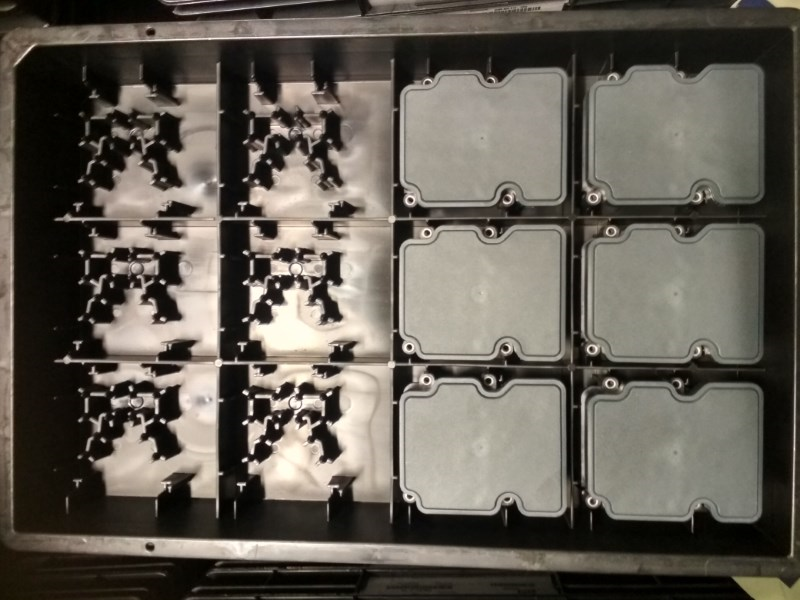
#> input picture photo_ABS/New folder/Full.png, 800 x 600 px; its folder holds 4 pictures in this run
$ python recogn_ABS_color.py   (older library calls are emulated)
#> lines starting #> are read from the running program, lines starting #| are printed output that depends on the picture; after the words box and inside, x2 and y2 are one past the last pixel; in counts of white or black regions, pixels touching at a corner belong together
import numpy as np
import cv2
import matplotlib.pyplot as plt
import os

def auto_canny(image, sigma=0.33):
	# compute the median of the single channel pixel intensities
	v = np.median(image)

	# apply automatic Canny edge detection using the computed median
	lower = int(max(0, (1.0 - sigma) * v))
	upper = int(min(255, (1.0 + sigma) * v))
	edged = cv2.Canny(image, lower, upper)
	return edged


def nothing(*arg):
        pass

files = [file for file in os.listdir() if file.endswith(".png")]
print(files)
img = cv2.imread(files[1],1)
#> img is the input picture: shape (600, 800, 3); mean B, G, R 84.3, 93.3, 98.8
cv2.namedWindow( "settings" ) # создаем окно настроек


# создаем 6 бегунков для настройки начального и конечного цвета фильтра
cv2.createTrackbar('h1', 'settings', 0, 255, nothing)
cv2.createTrackbar('s1', 'settings', 0, 255, nothing)
cv2.createTrackbar('v1', 'settings', 166, 255, nothing)
cv2.createTrackbar('h2', 'settings', 86, 255, nothing)
cv2.createTrackbar('s2', 'settings', 33, 255, nothing)
cv2.createTrackbar('v2', 'settings', 251, 255, nothing)


while True:

    hsv = cv2.cvtColor(img, cv2.COLOR_BGR2HSV )
#> hsv: shape (600, 800, 3); mean H, S, V 20.8, 65.5, 98.9

    # считываем значения бегунков
    h1 = cv2.getTrackbarPos('h1', 'settings')
    s1 = cv2.getTrackbarPos('s1', 'settings')
    v1 = cv2.getTrackbarPos('v1', 'settings')
    h2 = cv2.getTrackbarPos('h2', 'settings')
    s2 = cv2.getTrackbarPos('s2', 'settings')
    v2 = cv2.getTrackbarPos('v2', 'settings')

    # формируем начальный и конечный цвет фильтра
    h_min = np.array((h1, s1, v1), np.uint8)
    h_max = np.array((h2, s2, v2), np.uint8)

    # накладываем фильтр на кадр в модели HSV
    thresh = cv2.inRange(hsv, h_min, h_max)
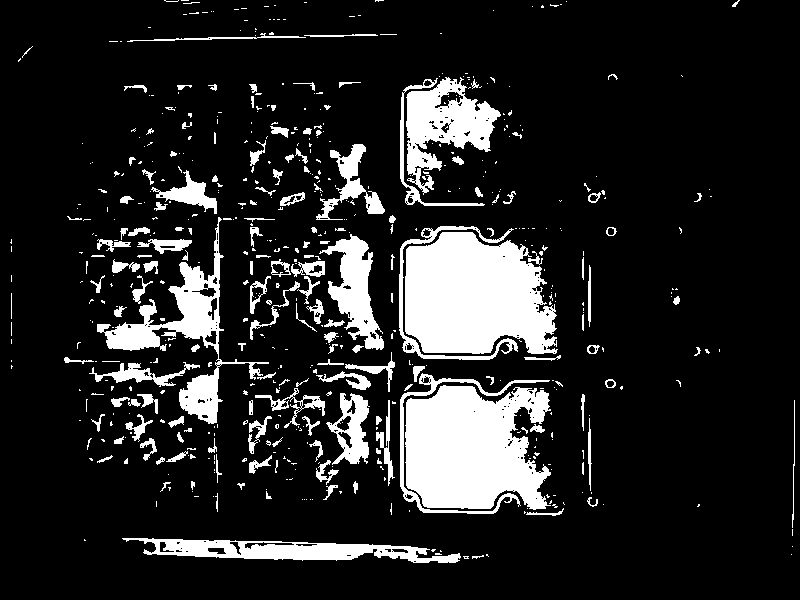
#> thresh: shape (600, 800); 14.6% white; 585 white regions (426 under 20 px), largest, box (x1, y1, x2, y2) and area: (405, 232, 558, 354) 14603, (405, 385, 551, 510) 14085, (97, 217, 269, 424) 6175

    result = cv2.bitwise_and(img, img, mask=thresh)
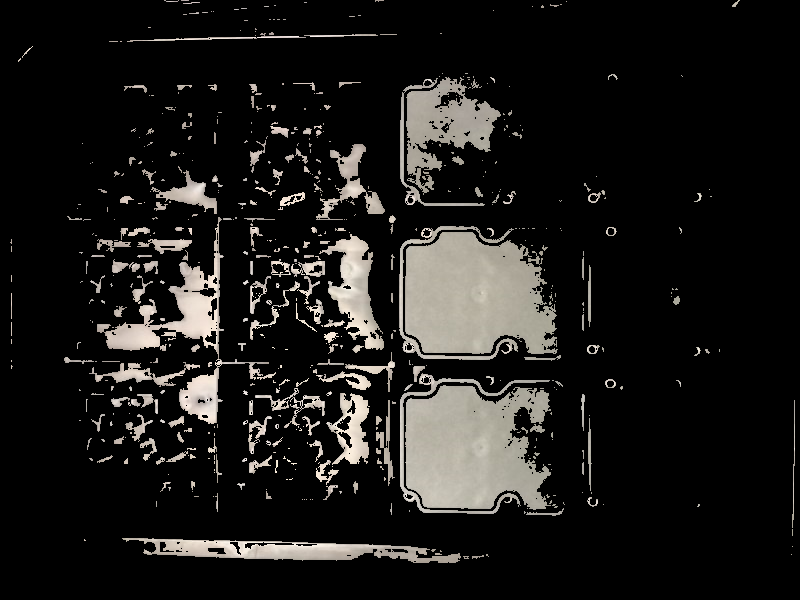
#> result: shape (600, 800, 3); mean B, G, R 25.2, 26.9, 28

    blurred = cv2.GaussianBlur(result, (3, 3), 0)
    auto = auto_canny(blurred)
#> in auto_canny, `v = np.median(image)`: v = 0
#> in auto_canny, `edged = cv2.Canny(image, lower, upper)`:
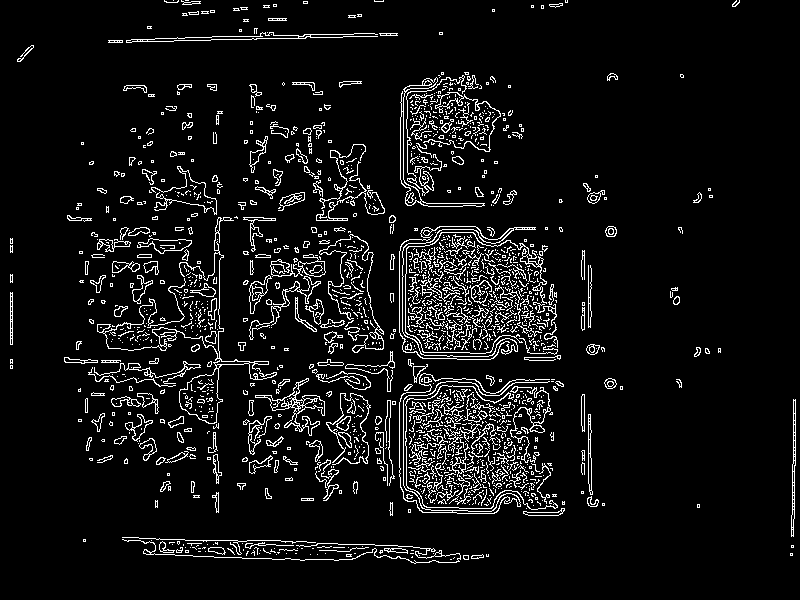
#> edged: shape (600, 800); 6.9% white in thin lines or dots

    ret,cnts, _ = cv2.findContours(auto, cv2.RETR_EXTERNAL, cv2.CHAIN_APPROX_SIMPLE)
#> cnts = 1648 contours, 1475 with area under 20; largest, box (x1, y1, x2, y2) and area: (97, 217, 277, 424) 2074, (255, 378, 325, 436) 850, (400, 77, 485, 207) 792, (126, 32, 378, 43) 531, (270, 254, 326, 277) 428
    for cnt in cnts:
    	if cv2.contourArea(cnt,True) >100:
    		cv2.drawContours(img,cnt,-1,(0,255,0), -1)
#> this loop made 1648 passes
#> cnt on passes 1 to 3: [[450, 559], [451, 559]], [[454, 557], [453, 558]], [[412, 556], [411, 557], [412, 557]]

    cv2.imshow('mask', thresh)
    cv2.imshow('result2', result)
    cv2.imshow('edged', auto)
    cv2.imshow("scr",img)
    ch = cv2.waitKey(5)
#> (key Esc is pressed here)
    if ch == 27:
    	break

cv2.destroyAllWindows()
